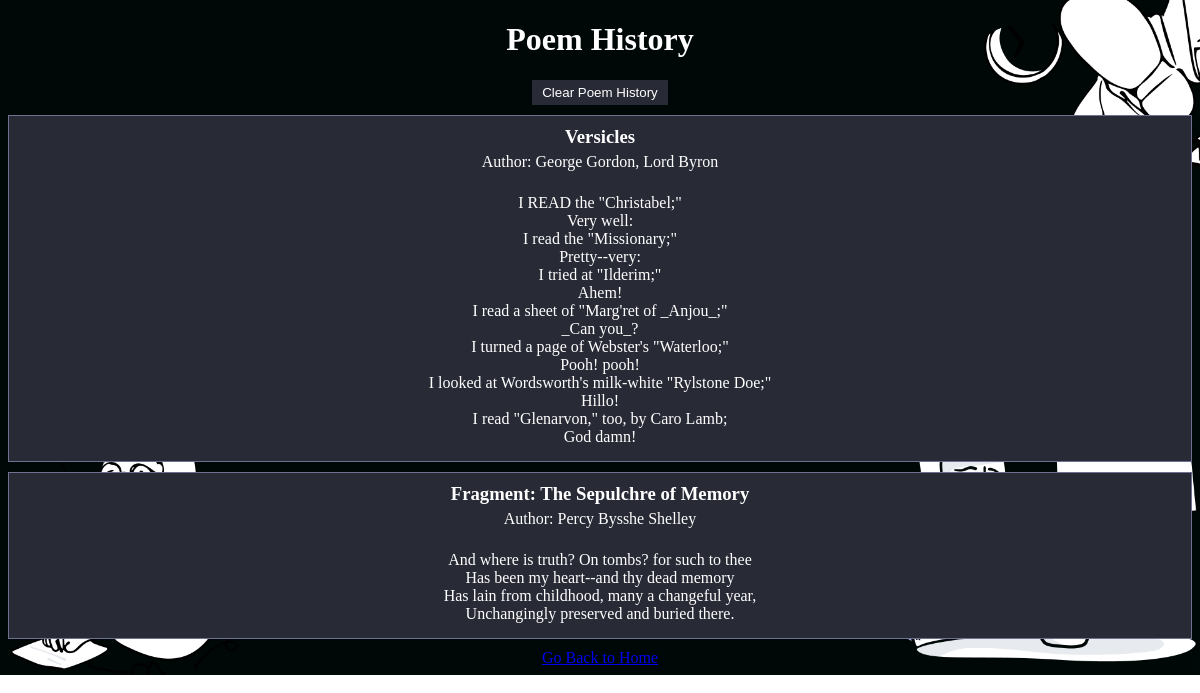
Screenshot of /poem_history with the database file from the repository.
### app.py (models this page shows)
class Poem(db.Model):
    id = db.Column(db.Integer, primary_key=True)
    title = db.Column(db.String(256), nullable=False)
    author = db.Column(db.String(128), nullable=False)
    lines = db.Column(db.Text, nullable=False)
    linecount = db.Column(db.Integer, nullable=True)

### app.py (the view)
@app.route('/poem_history')
def poem_history():
    poems = Poem.query.all()
    return render_template('poem_history.html', poems=poems, history_cleared=False)

### templates/poem_history.html (shortened to what this page needs)
<!DOCTYPE html>
<html>
<head>
    <link rel="stylesheet" href="{{ url_for('static', filename='main.css') }}">
</head>
<body>
    <h1>Poem History</h1>
    <form method="POST" action="{{ url_for('clear_history') }}">
        <button class="delete-button" type="submit">Clear Poem History</button>
    </form>
    <div class="history-container">
        {% for poem in poems %}
        <div class="poem">
            <h3>{{ poem.title }}</h3>
            <p>Author: {{ poem.author }}</p>
            <p class="poem-lines">
                {{ poem.lines|safe }}
            </p>
        </div>
        {% endfor %}
    </div>
    <a class="delete-button" href="{{ url_for('home') }}">Go Back to Home</a>
</body>
</html>

### static/main.css (style rules this page uses)
body { background-image: url("../static/Background_Final_RR.png"); background-position: top; background-repeat: no-repeat; background-size: cover; color: white; text-align: center; }
form { margin-top: 20px; }
button[type="submit"] { background-color: #282a36; color: white; padding: 5px 10px; border: none; cursor: pointer; }
.poem { background-color: #282a36; border: 1px solid #6f7191; padding: 10px; margin: 10px 0; }
.poem h3 { margin: 0; }
.poem p { margin: 5px 0; }
.poem-lines { white-space: pre-line; margin: 0; }

### rows the page displays
Poem: title "Versicles", author "George Gordon, Lord Byron", lines "I READ the \"Christabel;\" Very well: I read the \"Missionary;\" Pretty--very: I tried at \"Ilderim;\" Ahem! I read a sheet of \"Marg'ret of _Anjou_;\" _Can you_? I turned a page of Webster's \"Waterloo;\" Pooh! pooh! I looked at Wordsworth's milk-white \"Rylstone Doe;\" Hillo! I read \"Glenarvon,\" too, by Caro Lamb; God damn!"
Poem: title "Fragment: The Sepulchre of Memory", author "Percy Bysshe Shelley", lines "And where is truth? On tombs? for such to thee Has been my heart--and thy dead memory Has lain from childhood, many a changeful year, Unchangingly preserved and buried there."
